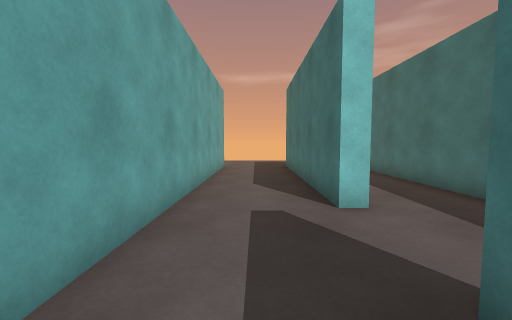
View 1 (above)

21 first-person views from a walk through a Unity game level. The camera is 1.2 m above the floor, tilts 4° down and sees 90° across. The floor is counted in squares, 1 m on a side. Each view is taken from the middle of a square. On the plan, view 1 faces up. The plan holds only what a view shows up to about 12 squares ahead; the rest is blank. The place goes on beyond the plan. The player is left out.

View 2
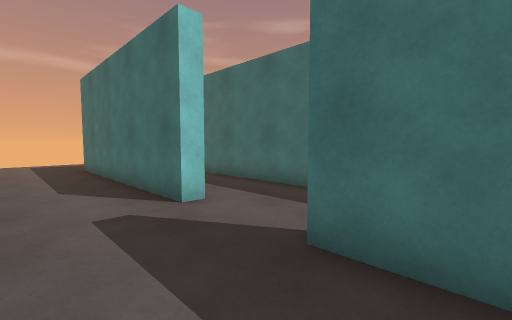

View 3
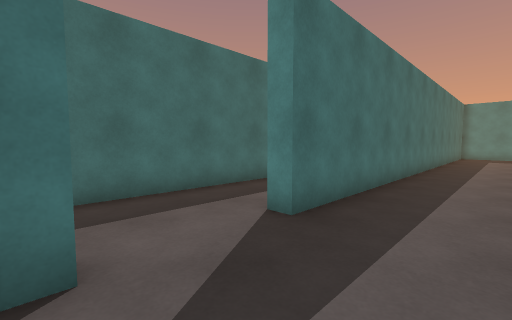

View 4
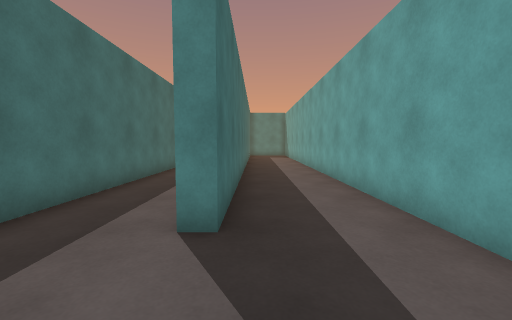

View 5
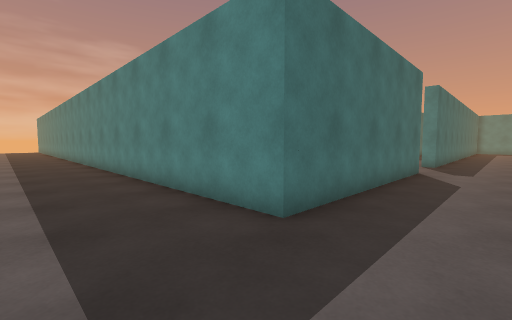

View 6
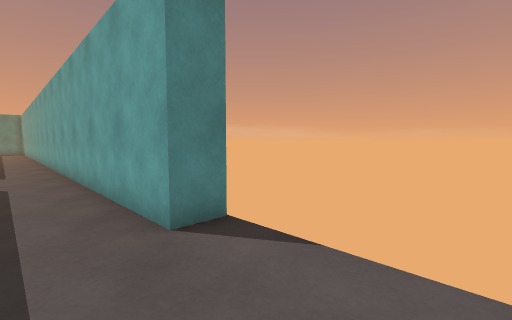

View 7
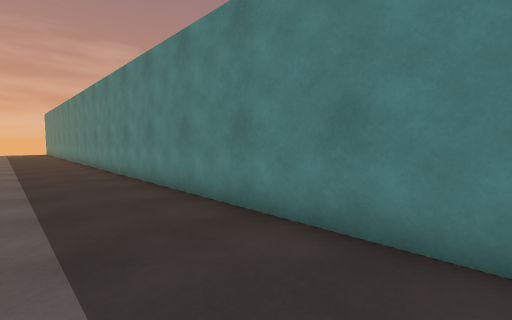

View 8
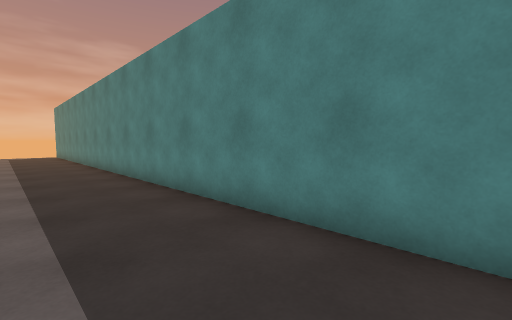

View 9
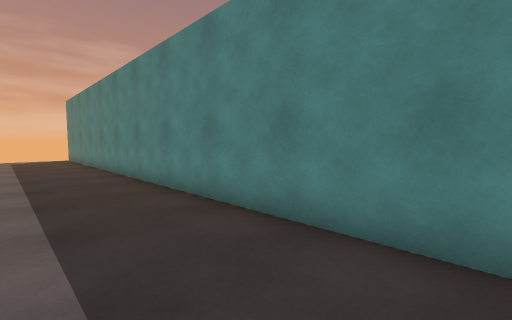

View 10
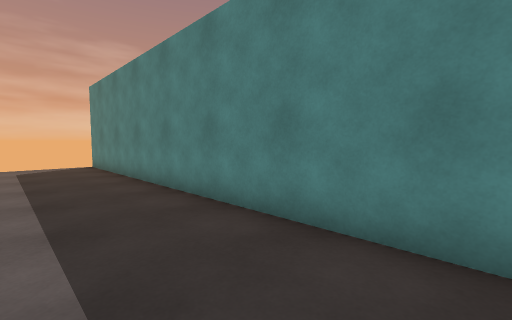

View 11
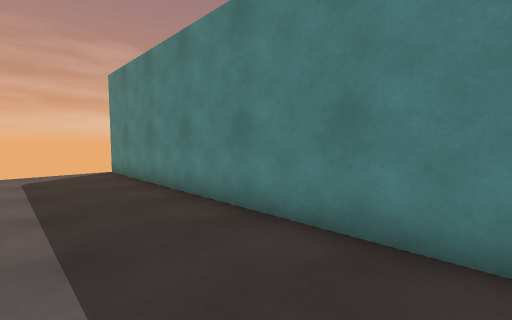

View 12
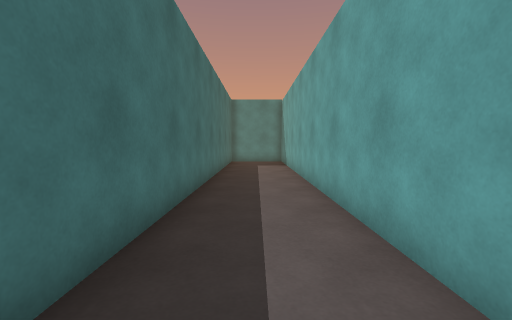

View 13
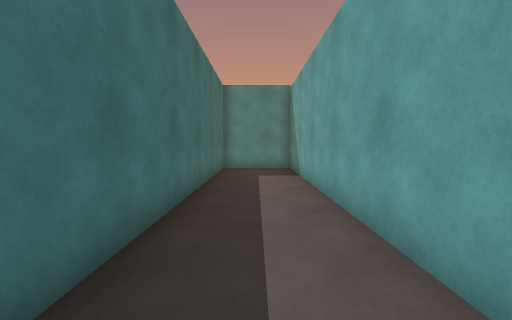

View 14
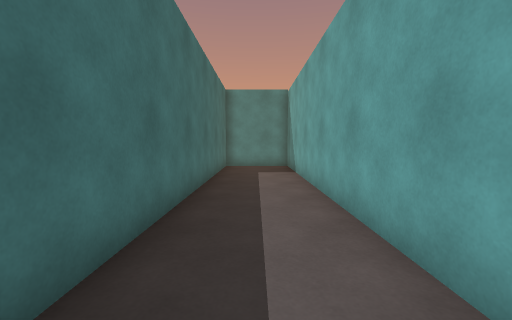

View 15
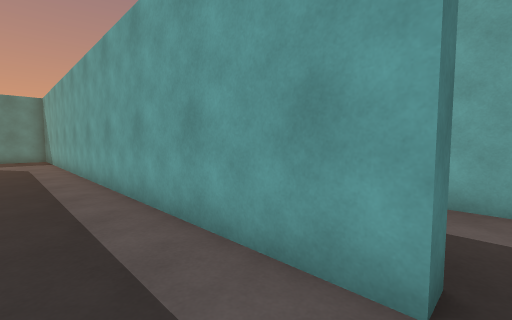

View 16
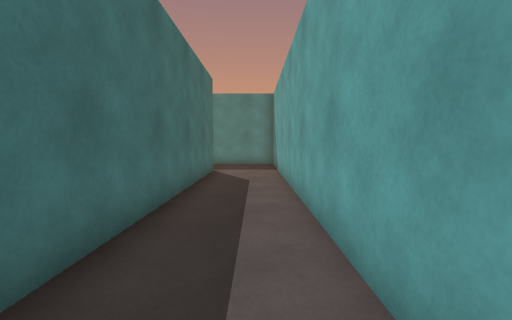

View 17
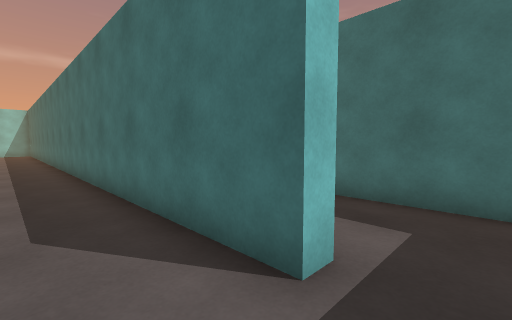

View 18
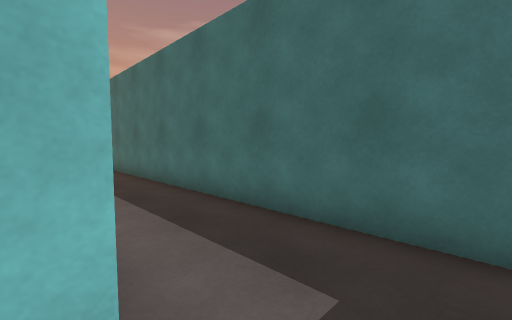

View 19
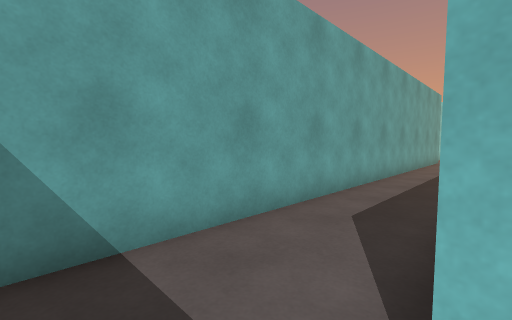

View 20
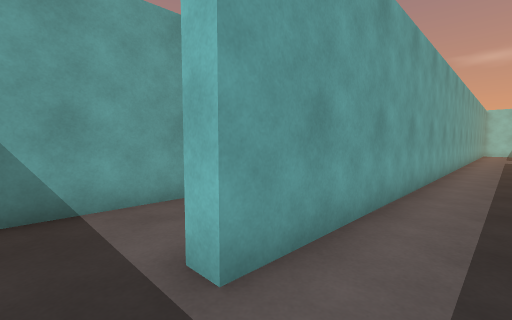

View 21
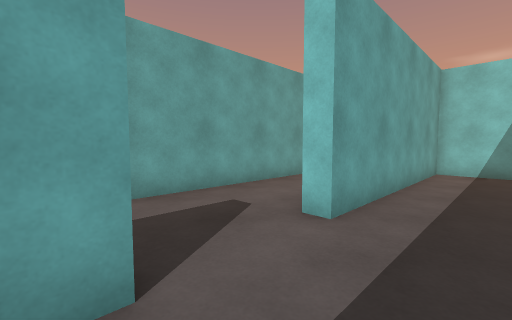

### Floor plan
Points are (right, up) in squares from view 1. A wall is a line through its corners. A room is listed if a view was taken in it or the views show most of it. See-through windows are left out.
Room 1 (views 1, 2, 3, 4, 5, 6, 7, 8, 9, 10, 11, 12, 13, 14, 15, 16, 17, 18, 19, 21)
walls: (4.1, 12.4) (2.1, 12.4) (2.1, 4.6) (1.5, 4.6) (1.5, 12.9) (37.2, 12.9); (-2.6, 12.9) (-1.6, 12.9) (-1.6, -16.5); (5.3, -14.8) (4.8, -14.8) (4.8, 10.8); (1.5, -16.5) (1.5, 1.7) (2.1, 1.7) (2.1, -16.1)
ways out: opening at (5, -15.5) to room 2
Room 2 (view 20)
walls: (5.3, -0.6) (5.3, -14.8); (8.4, -16.1) (8.4, -4)
ways out: opening at (5, -15.5) to room 1

Where each view was taken, in squares from view 1:
view 1: 0 up, 0 right, facing up
view 2: 0 up, 1 left, facing up-right
view 3: 5 up, 1 left, facing down-right
view 4: 5 up, 1 right, facing down
view 5: 16 up, 1 left, facing down-right
view 6: 16 up, 0 right, facing down-left
view 7: 16 up, 6 right, facing down-right
view 8: 16 up, 12 right, facing down-right
view 9: 16 up, 17 right, facing down-right
view 10: 16 up, 23 right, facing down-right
view 11: 16 up, 26 right, facing down-right
view 12: 2 down, 0 right, facing down
view 13: 6 down, 0 right, facing down
view 14: 5 down, 0 right, facing down
view 15: 2 up, 4 right, facing down-left
view 16: 4 down, 3 right, facing down
view 17: 16 down, 3 right, facing up-right
view 18: 16 down, 5 right, facing up-right
view 19: 16 down, 5 right, facing up-left
view 20: 16 down, 7 right, facing up-left
view 21: 1 up, 4 right, facing up-left
